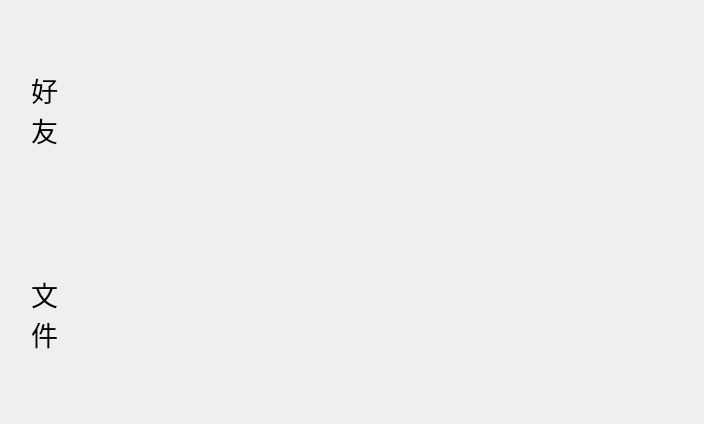
<?xml version="1.0" encoding="UTF-8"?>
<ui version="4.0">
 <class>Index</class>
 <widget class="QDialog" name="Index">
  <property name="geometry">
   <rect>
    <x>0</x>
    <y>0</y>
    <width>704</width>
    <height>424</height>
   </rect>
  </property>
  <property name="windowTitle">
   <string>Dialog</string>
  </property>
  <layout class="QHBoxLayout" name="horizontalLayout">
   <item>
    <layout class="QVBoxLayout" name="verticalLayout">
     <item>
      <widget class="QPushButton" name="friend_PB">
       <property name="sizePolicy">
        <sizepolicy hsizetype="Minimum" vsizetype="Expanding">
         <horstretch>0</horstretch>
         <verstretch>0</verstretch>
        </sizepolicy>
       </property>
       <property name="font">
        <font>
         <family>Agency FB</family>
         <pointsize>20</pointsize>
        </font>
       </property>
       <property name="styleSheet">
        <string notr="true">border:none;
padding:20px;
background-color: rgba(255, 255, 255,0);</string>
       </property>
       <property name="text">
        <string>好
友</string>
       </property>
      </widget>
     </item>
     <item>
      <widget class="QPushButton" name="file_PB">
       <property name="sizePolicy">
        <sizepolicy hsizetype="Minimum" vsizetype="Expanding">
         <horstretch>0</horstretch>
         <verstretch>0</verstretch>
        </sizepolicy>
       </property>
       <property name="font">
        <font>
         <family>Agency FB</family>
         <pointsize>20</pointsize>
        </font>
       </property>
       <property name="styleSheet">
        <string notr="true">border:none;
background-color: rgba(255, 255, 255,0);</string>
       </property>
       <property name="text">
        <string>文
件</string>
       </property>
      </widget>
     </item>
    </layout>
   </item>
   <item>
    <widget class="QStackedWidget" name="stackedWidget">
     <property name="currentIndex">
      <number>1</number>
     </property>
     <widget class="Friend" name="friendPage"/>
     <widget class="File" name="filePage"/>
    </widget>
   </item>
  </layout>
 </widget>
 <customwidgets>
  <customwidget>
   <class>File</class>
   <extends>QWidget</extends>
   <header>file.h</header>
   <container>1</container>
  </customwidget>
  <customwidget>
   <class>Friend</class>
   <extends>QWidget</extends>
   <header>friend.h</header>
   <container>1</container>
  </customwidget>
 </customwidgets>
 <resources/>
 <connections/>
</ui>
